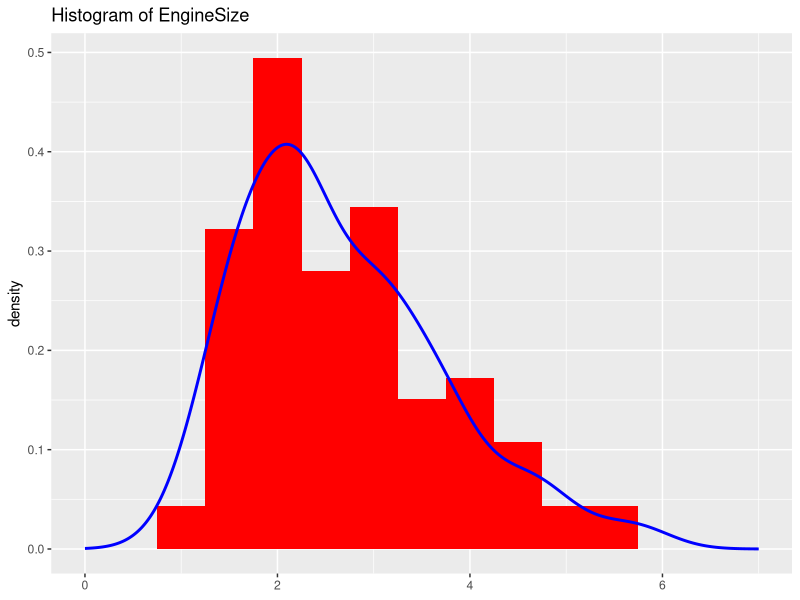
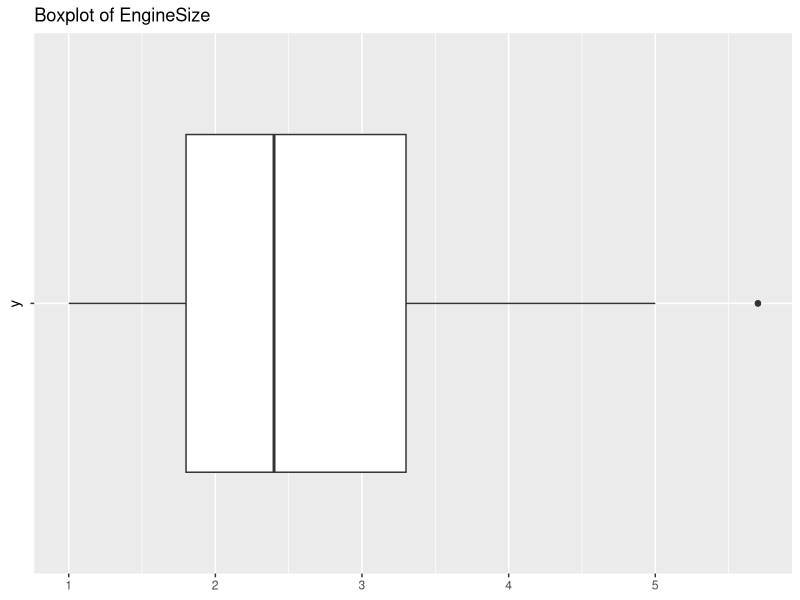
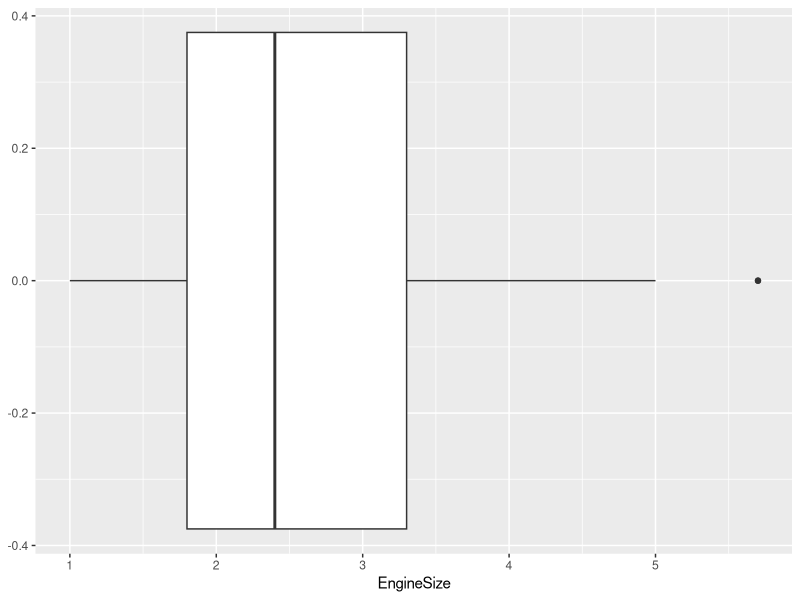
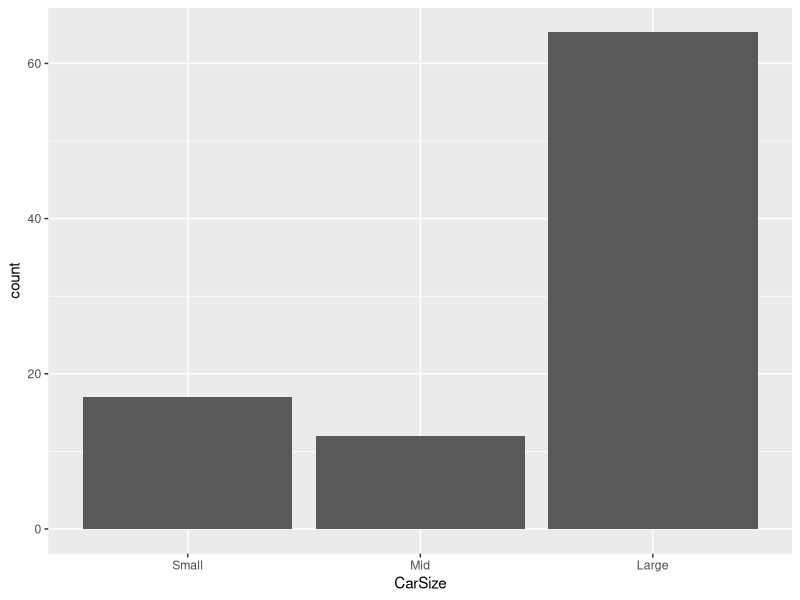
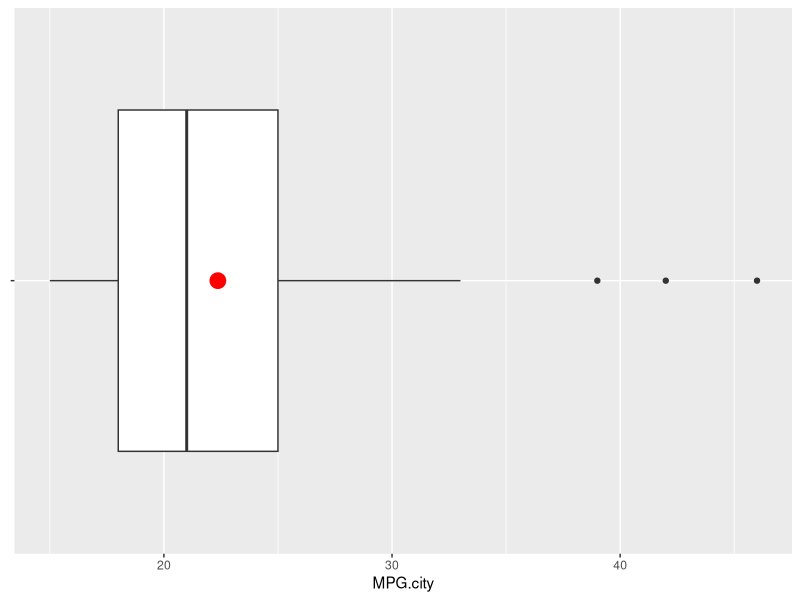

Source code (R) for these figures, in order:
library(tidyverse)
data(Cars93, package="MASS")
str(Cars93)
#Cars93의 EngineSize에 따른 히스토그램 작성
tibble(Cars93) |> 
  ggplot(aes(x = EngineSize, y= after_stat(density)))+
  geom_histogram(fill="red", bins = 15)+
  geom_density(color = "blue", linewidth = 1)+
  xlim(0, 7)+
  labs(x = NULL, title="Histogram of EngineSize")
#Cars93의 EngineSize에 따른 boxPlot 작성
tibble(Cars93) |> 
  ggplot(aes(x=EngineSize, y=""))+
  geom_boxplot()+
  labs(x = NULL, title="Boxplot of EngineSize")

#BoxPlot의 outlier에 설명변수 출력
bc<- Cars93 |> 
  ggplot(aes(x= EngineSize))+
  geom_boxplot()
bc

bc_out<-ggplot_build(bc)[[1]][[1]]$outliers[[1]]
Cars93 |> 
  filter(EngineSize %in% bc_out) |> 
  select(Manufacturer, Model)
#평균, 표준편차 구하기
Cars93 |> 
  filter(! EngineSize %in% bc_out) |> 
  summarise(mean = mean(EngineSize),
            sd = sd(EngineSize))
#EngineSize를 세 범주로 만든 CarSize 변수를 생성하고, 
#각각 Small, Mid, Large로 설정하여 bar그래프 그려보기
#case_when() -> switch문이랑 비슷
Cars <- Cars93 |> 
  mutate(CarSize = case_when(
    EngineSize <= 1.6 ~ "Small",
    EngineSize <= 2.0 ~ "Mid",
    EngineSize > 2.0 ~ "Large") |> 
      factor(levels = c("Small", "Mid", "Large"))
  )
Cars |> 
  ggplot(aes(x = CarSize))+geom_bar()

#MPG.city의 box_plot 작성
Cars |> 
  ggplot(aes(x=MPG.city, y = ""))+
  geom_boxplot()+
  stat_summary(fun = "mean", geom = "point",
               color="red", size = 3, stroke = 2)+
  ylab(NULL)

#점으로 표시된 세 관찰값의 변수로 이루어진 df 생성
#step1) boxplot 생성
bc2<- Cars |> 
  ggplot(aes(x=MPG.city))+
  geom_boxplot()
#step2) ggplot_build에서 outliers 인덱스
bc2_out <- ggplot_build(bc2)[[1]][[1]]$outliers[[1]]
bc2_out
#step3) filter에 적용시켜서 출력
tibble(Cars) |> 
  filter(MPG.city %in% bc2_out) |> 
  select(Manufacturer, Model, MPG.city, Weight) |> 
  arrange(desc(Weight))

#산점도 작성, outlier에 Model명 텍스트 달기
plot1<-Cars93 |> 
  ggplot(aes(x = Weight, y= MPG.city))+
  geom_jitter()